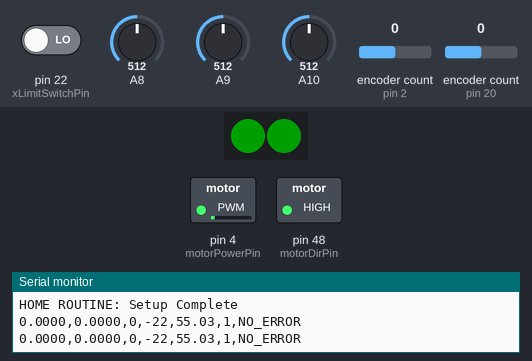
A sketch run on a simulated Arduino Mega 2560, built with avr-gcc and run on an emulated ATmega2560. On the bench: 2 RGB LEDs in strip order, left to right, switched loads named in the sketch (green lamp = pin HIGH), the last lines printed to the serial monitor. The inputs (shaded band) are chosen by the test bench; at power-on: A8 = 512, pin 22 (xLimitSwitchPin) LOW, A9 = 512, A10 = 512, encoder count (sensors on pin 2, pin 20) 0. Dim RGB values are drawn brighter than linear.

Above: at 3.7 s.
3.8 s: A8 set to 883
6.8 s: A8 set to 912
At 8.2 s:
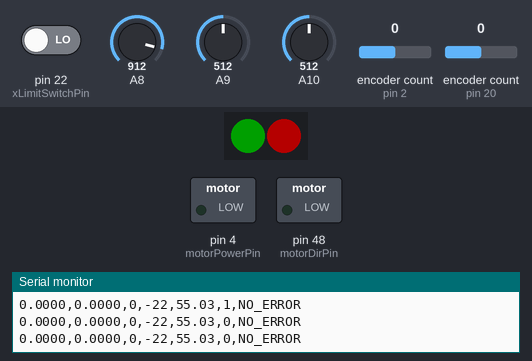
At 33.8 s:
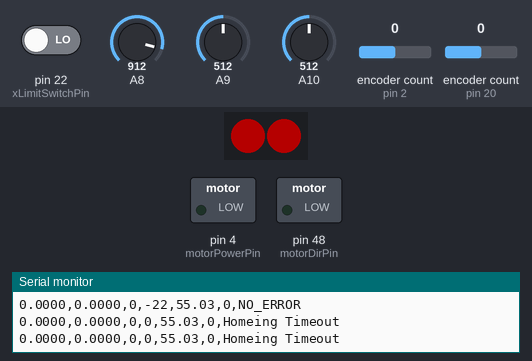
Timing chart, 0 to 34.1 s (numbered marks = the images above; inputs shaded):
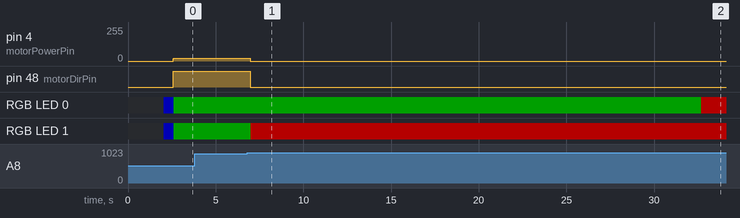

The sketch:

OOPen.ino
```cpp
// (licence header left out)
#include "Metro.h"
#include "HardwareInterface.h"
#include "SystemState.h"
#include "PassiveDiagnostic.h"
#include "Motor.h"
#include "SerialInterface.h"
#include "SineRoutine.h"
#include "UISineRoutine.h"
#include "PenEnums.h"
#include "MemoryManager.h"
#include "SystemTest.h"
#include "CNC.h"
#include <Encoder.h>
#include "NestedPID.h"
#include "HomeRoutine.h"
#include "AnalogInterface.h"

Encoder  xEnc(2, 3);
Encoder  thetaEnc(20, 21);
/*
** Reset Cpu Overload Count
*/
int Metro::cpuOverloadCount = 0;

/*
** TRUE: Maintain task schedule, poor scheduling will cause 1202 alarm
** FALSE: Maintain constant dt, schedule will rearrange to fill dead time
*/
bool Metro::clockCatchUp = 0;

/*
** Routine Selection and Tracking
*/
int routineNumber = IDLE;
int previousRoutine = CNC_ROUTINE;

/*
** Declare Update Rates
*/
int stateUpdateTime  =  10;
int serialUpdateTime = 700;
int analogUIUpdateTime = 200;

bool HomeOnce = false;

/*
** New-up Pendulum Objects
*/
MemoryManager *ptrMemoryManager     = new MemoryManager();

//ptrMemoryManager->registerParameter("stateUpdateTime", &stateUpdateTime);
//ptrMemoryManager->registerParameter("serialUpdateTime", &serialUpdateTime);

HardwareInterface *ptrHardware      = new HardwareInterface(ptrMemoryManager);
SystemState *ptrPenState            = new SystemState(stateUpdateTime, ptrHardware, ptrMemoryManager);
SerialInterface *ptrSerialInterface = new SerialInterface(serialUpdateTime, ptrPenState, &routineNumber, ptrMemoryManager);
PassiveDiagnostic *ptrDiagnostic    = new PassiveDiagnostic(stateUpdateTime, ptrHardware, ptrPenState, ptrMemoryManager);
Motor *ptrActuator                  = new Motor(stateUpdateTime, ptrHardware, ptrPenState, ptrMemoryManager);

AnalogInterface *ptrAnalogInterface = new AnalogInterface(analogUIUpdateTime, ptrPenState, &routineNumber, ptrMemoryManager, ptrHardware);
SineRoutine *ptrSinRoutine          = new SineRoutine(stateUpdateTime, ptrDiagnostic, ptrHardware, ptrPenState, ptrMemoryManager);
UISineRoutine *ptrUISinRoutine      = new UISineRoutine(stateUpdateTime, ptrPenState, ptrDiagnostic);
SystemTest *ptrSystemTest           = new SystemTest(ptrMemoryManager);
CNC *ptrCNCOperator                 = new CNC(stateUpdateTime, ptrDiagnostic, ptrHardware, ptrPenState, ptrMemoryManager);
NestedPID *ptrNestedPID             = new NestedPID(stateUpdateTime, ptrDiagnostic, ptrHardware, ptrPenState, ptrMemoryManager);
HomeRoutine *ptrHomeRoutine         = new HomeRoutine(stateUpdateTime, ptrDiagnostic, ptrHardware, ptrPenState, ptrMemoryManager);

Metro encoderUpdateTime             =     Metro(stateUpdateTime);


/*
** Configure Pins, Start Serial Interface (Do not wait for serial, there are kids to teach!)
*/
void setup()
{
    digitalWrite(13, HIGH);
    delay(2000);
    digitalWrite(13, LOW);

    /*
    ** Order matters. ptrMemoryManager setup must be last.
    */
    ptrSerialInterface->setup();
    ptrHardware->setup();

    ptrAnalogInterface->setup();

    /*
    ** Parameter Registration Must Stop
    */
    ptrMemoryManager->setup();

    Serial.println(F("------ OOPEN OPERATIONAL, STARTING LOOP ------"));

}
/*
** Computer Cycle
*/
void loop()
{
    /*
    ** Loop time is updated once per loop if no
    ** subroutines execute. If a do stuff method
    ** executes, it will update the loop time after
    ** completion.
    */

    unsigned long loopTime = millis();

    /*
    ** Convert Encoder Data into position, velocity, and acceleration
    */
    if(0 < ptrPenState->_timeKeeper.check(loopTime))
    {
       ptrPenState->setEncX(xEnc.read());
       ptrPenState->setEncTheta(thetaEnc.read());
       ptrPenState->doStuff(loopTime);
       loopTime = millis();
    }


    /*
    ** Interpret Serial Commands
    */
    ptrSerialInterface->read(loopTime);

    /*
    ** Interpret Knobs and Dials
    */
    ptrAnalogInterface->read(loopTime);


    /*
    ** Home at startup
    */
    if(!(ptrPenState->getGoodX()) && (!HomeOnce))
    {
      routineNumber = HOME_ROUTINE;
      HomeOnce = true;
    }


    /*
    ** Select Movement Routine
    */
    switch(routineNumber)
    {
    case IDLE:
        if(routineNumber != previousRoutine)
        {
            Serial.println("System In Idle");
            previousRoutine = routineNumber;
            ptrPenState->setCmd(0);
            ptrPenState->setMotorEnabled(false);
            ptrPenState->enableErrorReporting();
        }

        // Do Nothing
        break;

    case SINE_WAVE:

        if(routineNumber != previousRoutine)
        {
            Serial.println("Sine Wave Routine");
            ptrSinRoutine->setup();
            previousRoutine = routineNumber;
            ptrPenState->enableErrorReporting();
        }
        ptrSinRoutine->doStuff();
        break;

    case UI_SINE_WAVE:
        if(routineNumber != previousRoutine)
        {
            Serial.println("UI Sine Wave Routine");
            ptrUISinRoutine->setup();
            previousRoutine = routineNumber;
            ptrPenState->enableErrorReporting();
        }
        ptrUISinRoutine->doStuff();
        break;

    case SYSTEM_TEST:
        if(routineNumber != previousRoutine)
        {
            Serial.println("SYSTEM TEST");
            ptrPenState->disableErrorReporting();
            previousRoutine = routineNumber;
        }
        ptrSystemTest->doStuff();
        break;

    case CNC_ROUTINE:
        if(routineNumber != previousRoutine)
        {
            Serial.println("CNC Routine");
            previousRoutine = routineNumber;
            ptrPenState->enableErrorReporting();
            ptrCNCOperator->setup();
        }
        ptrCNCOperator->doStuff();
        break;

    case NESTEDPID_ROUTINE:
        if(routineNumber != previousRoutine)
        {
            Serial.println("Nested PID Routine");
            previousRoutine = routineNumber;
            ptrPenState->enableErrorReporting();
            ptrNestedPID->setup();
        }
        ptrNestedPID->doStuff(loopTime);
        break;
    case HOME_ROUTINE:
        if(routineNumber != previousRoutine)
        {
            Serial.println("Home Routine");
            previousRoutine = routineNumber;
            ptrPenState->enableErrorReporting();
            ptrHomeRoutine->setup();
        }
        ptrHomeRoutine->doStuff();

        /*
        ** Nested PID after homeing
        */
        if(ptrPenState->getGoodX())
        {
          routineNumber = NESTEDPID_ROUTINE;
        }
        break;

    default:
        ptrPenState->reportError(CODE_ERROR, "Bad Routine Switch");
        break;
    }

    /*
    ** Observe States, Check for issues
    */
    ptrDiagnostic->doStuff(loopTime);

    /*
    ** Move Actuator
    */
    ptrActuator->doStuff(loopTime);

    /*
    ** Write To UIs
    */
    ptrSerialInterface->write(loopTime);
    ptrAnalogInterface->write(loopTime);
}
```

AnalogInterface.cpp
```cpp
// (licence header left out)
#if defined(ARDUINO) && ARDUINO >= 100
#include "Arduino.h"
#else
#include "WProgram.h"
#endif
#include "AnalogInterface.h"


AnalogInterface::AnalogInterface(unsigned long updateInterval, SystemState *state, int *majorMode, MemoryManager *ptrMemoryManager, HardwareInterface* ptrHardware)
{
    _timeKeeperRead = Metro(updateInterval);
    _timeKeeperWrite = Metro(updateInterval);
    _state = state;
    _majorMode = majorMode;
    _ptrMemoryManager = ptrMemoryManager;
    _ptrHardware = ptrHardware;
    _switchState = 0;
    _oldrightPot = 0;

}

AnalogInterface::setup()
{

    FastLED.addLeds<WS2811, A11, GRB>(_leds, 2);
 	FastLED.setBrightness(  64 );

 	pinMode(A10,INPUT);
 	pinMode(A9,INPUT);
 	pinMode(A8,INPUT);

    _leds[0] = CRGB::Blue;
    _leds[1] = CRGB::Blue;

    FastLED.show();

    Serial.println(F("ANALOG INTERFACE: Setup Starting"));
    Serial.println(F("ANALOG INTERFACE: Setup Complete"));

}

AnalogInterface::write(unsigned long &time)
{
    if(0 < _timeKeeperWrite.check(time))
    {
    	/*
    	** Do Stuff
    	*/
    	if(_state->getMotorEnabled())
    	{
    		_leds[1] = CRGB::Green;

    	} else {
    		_leds[1] = CRGB::Red;
    	}

    	if(NEUTRAL_ERROR < _state->getError() )
    	{
    		_leds[0] = CRGB::Red;
    	} else if (NO_ERROR < _state->getError())
    	{
    		_leds[0] = CRGB::Yellow;

    	} else
    	{
    		_leds[0] = CRGB::Green;
    	}

    	FastLED.show();

    	/*
        ** Update loop time
        */
        time = millis();
    }

}

AnalogInterface::read(unsigned long &time)
{
    if(0 < _timeKeeperRead.check(time) )
    {
    	/*
    	** SISO Digital Pins
    	*/
    	// for(int i = 0; i < _numSisoDigPins; i++)
    	// {
    	// 	bool pinState = _ptrHardware->readDigitalPin(ListOfPins[i])
    	// 	if(PIN_ERROR == pinState)
    	// 	{
    	// 		_state->reportError(UI_ERROR, F("Invalid Pin Setup"));
    	// 	}

    	// 	switch(ListOfPins[i])
    	// 	{

    	// 	}

  //  	}

    	/*
    	** SISO Analog Pins
    	*/
    	//Pot Right
    	int rightPot = analogRead(A10);

    	if(rightPot != _oldrightPot)
    	{
    		_oldrightPot = rightPot;
    		float newXRef = 60.0*rightPot/1023.0 + 55.0 - 30.0;
    		//_ptrMemoryManager->changeParameter("XREF", newXRef);
    		_state->_printThis = newXRef;

    	}

    	//Pot Left
    	int leftPot = analogRead(A9);

    	//Switch
    	int switchVal = analogRead(A8);

    	//Left State
    	if(switchVal < 10)
    	{
    		_state->setMotorEnabled(true);
    		_switchState = 1;

    	} else if(switchVal > 900) // Middle State
    	{
    		_state->setMotorEnabled(false);
    		_switchState = 2;

    	} else //Right State
    	{
    		if(_switchState != 3)
    		{
    			_switchState = 3;
    			_state->setMotorEnabled(false);
    			_state->zeroTheta();
    		}


    	}

    	/*
    	** Multiplexed Pins
    	*/


        /*
        ** Update loop time
        */
        time = millis();

    }

}
```

AnalogInterface.h
```cpp
// (licence header left out)
#ifndef AnalogInterface_h
#define AnalogInterface_h

#include "Metro.h"
#include "SystemState.h"
#include <string.h>

#include "utility.h"
#include "PenEnums.h"
#include "MemoryManager.h"
#include "HardwareInterface.h"
#include <FastLED.h>

class AnalogInterface
{

public:
    AnalogInterface(unsigned long updateInterval, SystemState *state, int *majorMode, MemoryManager *ptrMemoryManager, HardwareInterface *ptrHardware);
    setup(void);
    read(unsigned long &time);
    write(unsigned long &time);


private:

    Metro _timeKeeperRead, _timeKeeperWrite;
    SystemState *_state;
    MemoryManager *_ptrMemoryManager;

    int *_majorMode;
    HardwareInterface *_ptrHardware;
    int _switchState;
    int _oldrightPot;
    CRGB _leds[2];

};

#endif
```

CNC.cpp
```cpp
// (licence header left out)
#if defined(ARDUINO) && ARDUINO >= 100
#include "Arduino.h"
#else
#include "WProgram.h"
#endif
#include "CNC.h"


CNC::setup()
{
    /*
    ** Start with motor turned on.  No waiting, just go.
    */
    _ptrState->setCmd(0);
    _ptrState->setMotorEnabled(true);
    _gotoXPos = _ptrState->getX();

    /*
    ** Do not monitor for faults.
    ** I have this dissabled just for motor testing off the device
    ** At least xlimit protections should be used for control schemes.
    */
    _ptrDiagnostic->DisableAll();
    _ptrDiagnostic->EnableCollisionDetection();

    _startTime = 0;
}

CNC::doStuff()
{
    if(0 < _timeKeeper.check())
    {
        /*
        ** Distance Command Recieved, closed loop move distance;
        */
        if(0.001 < abs(_ptrState->getX() - _gotoXPos))
        {

            //BANG BANG
            // Are we there yet?
            if( _walkingMovePrecision > abs(_ptrState->getX() - _gotoXPos) )
            {
                _moving = false;
                _ptrState->setCmd(0);
            }
            // Have we even started
            else if(!_moving)
            {
                if(0 < (_ptrState->getX() - _gotoXPos) )
                {
                    _ptrState->setCmd(-_walkSpeed);
                }
                else
                {
                    _ptrState->setCmd(_walkSpeed);
                }
                _ptrState->setMotorEnabled(true);
                _moving = true;
            }
            // Wait
            else
            {
                if(0 < (_ptrState->getX() - _gotoXPos) )
                {
                    _ptrState->setCmd(-_walkSpeed);
                }
                else
                {
                    _ptrState->setCmd(_walkSpeed);
                }
            }

            //Parabolic
            // float positionError = _ptrState->getX() - _gotoXPos;

            // // Position Dead Band
            // if( _walkingMovePrecision < abs(positionError) )
            // {
            //   float targetRate = sign(positionError)*_kParabolicCNCRateGain1*sqrt(abs(positionError));
            //   float rateError = _ptrState->getXdot()-targetRate;
            //   _ptrState->setCmd((int)(rateError*_kParabolicCNCRateGain2));
            // }
            // // Wait
            // else
            // {
            //     _ptrState->setCmd(0);
            // }


        }
        /*
        ** Time Command Recieved
        */
        else if(0.001 < abs(_moveXTime))
        {
            /*
            ** Start the timer
            */
            if(_startTime == 0)
            {
                _startTime = millis();
            }
            /*
            ** Move while its not time yet.
            */
            if((millis() - _startTime) < abs(_moveXTime))
            {
                // Positive X for positive time
                if(0 < _moveXTime )
                {
                    _ptrState->setCmd(_walkSpeed);
                }
                else
                {
                    _ptrState->setCmd(-_walkSpeed);
                }
            }
            // Timer has expired
            else
            {
                _startTime =  0;
                _moveXTime =  0;
                _ptrState->setCmd(0);
            }
        }

        /*
        ** Check for illegal Cmds
        */
        if(_gotoXPos < _ptrDiagnostic->_xLimit[0])
        {
            _gotoXPos = _ptrDiagnostic->_xLimit[0];
        }
        else if(_gotoXPos > _ptrDiagnostic->_xLimit[1])
        {
            _gotoXPos = _ptrDiagnostic->_xLimit[1];
        }
    }
}
```

CNC.h
```cpp
// (licence header left out)
#ifndef CNC_h
#define CNC_h

#include "Controller.h"
#include "utility.h"

class CNC : public Controller
{

public:
    CNC(unsigned long UpdateInterval, PassiveDiagnostic *ptrDiagnostic, HardwareInterface *ptrHardware, SystemState *ptrState, MemoryManager *ptrMemoryManager) :
        Controller(UpdateInterval, ptrDiagnostic, ptrHardware, ptrState, ptrMemoryManager)
    {
        _gotoXPos      = 0.0; // cm
        _moveXTime     = 0; // ms
        _zeroX         = 0;
        _jogSpeed      = 90;
        _walkSpeed     = 60;
        _moving        = false;
        _walkingMovePrecision = 1.9; // cm
        _kParabolicCNCRateGain1 = -5;
        _kParabolicCNCRateGain2 = -1;

        _ptrMemoryManager->registerParameter("MOVE",   &_gotoXPos);
        _ptrMemoryManager->registerParameter("MOVE_TIME",  &_moveXTime);
        _ptrMemoryManager->registerParameter("ZERO_X",     &_zeroX);
        _ptrMemoryManager->registerParameter("JOG_SPEED",  &_jogSpeed);
        _ptrMemoryManager->registerParameter("WALK_SPEED", &_walkSpeed);
        _ptrMemoryManager->registerParameter("MOVE_PRECISION", &_walkingMovePrecision);
        _ptrMemoryManager->registerParameter("PARCNC_K1", &_kParabolicCNCRateGain1);
        _ptrMemoryManager->registerParameter("PARCNC_K2", &_kParabolicCNCRateGain2);
    }

    doStuff(void);
    setup(void);

private:
    float _gotoXPos, _walkingMovePrecision;
    int   _zeroX, _walkSpeed, _jogSpeed, _moveXTime;
    unsigned long _startTime;
    bool _moving;
    float _kParabolicCNCRateGain1, _kParabolicCNCRateGain2;
};


#endif
```

HardwareInterface.h
```cpp
// (licence header left out)
#ifndef HardwareInterface_h
#define HardwareInterface_h

//#define XENCPIN1 2
//#define XENCPIN2 3

//#define THETAENCPIN1 20
//#define THETAENCPIN2 21

#include "MemoryManager.h"

//int xEncPin1        = 2;
//int xEncPin2        = 3;

//int ThetaEncPin1    = 20;
//int ThetaEncPin2    = 21;

const unsigned int NUM_PINS = 24;

enum pinStates {	PIN_LOW = 0,
              	    PIN_HIGH,
                	PIN_ERROR
                };

enum specPinModes {NOT_FOR_UI = 0,
				   NOT_CONNECTED,
				   AVAILABLE,
				   DIGITAL_SI,
				   DIGITAL_SO,
				   ANALOG_SI,
				   ANALOG_SO
				};

enum pinNames {
	PLUGA_PIN3 = 0,
	PLUGA_PIN4,
	PLUGA_PIN6,
	PLUGA_PIN2,

	PLUGB_PIN3,
	PLUGB_PIN4,
	PLUGB_PIN6,
	PLUGB_PIN2,

	PLUGC_PIN3,
	PLUGC_PIN4,
	PLUGC_PIN6,
	PLUGC_PIN2,

	PLUGD_PIN3,
	PLUGD_PIN4,
	PLUGD_PIN6,
	PLUGD_PIN2,

	PLUGE_PIN3,
	PLUGE_PIN4,
	PLUGE_PIN6,
	PLUGE_PIN2,

	PLUGF_PIN3,
	PLUGF_PIN4,
	PLUGF_PIN6,
	PLUGF_PIN2 };


struct pinStructure
{
	int pinNum;
	int specPinMode;
};

extern pinStructure ListOfPins[NUM_PINS];


class HardwareInterface
{

public:


    /*
    ** Setup Encoders
    */
    //static Encoder xEnc;// xEnc(2, 3);
    //static Encoder thetaEnc;// thetaEnc(20, 21);

    HardwareInterface(MemoryManager *ptrMemoryManager);
    setup(void);
    stop(void);

    double readX(void);
    void writeX(double Xcm);
    double readTheta(void);
    void writeTheta(double Thetadeg);
    void moveMotor(int power);

    bool xLimitSwitch(void);

	int readDigitalPin(unsigned int pin);


    /*
    ** Pins
    */
    int motorDirPin     = 48;
    int motorPowerPin   =  4;

    int xLimitSwitchPin = 22;


private:
    MemoryManager *_ptrMemoryManager;

    float pulse2Xcm, pulse2Thetadeg;

};

#endif
```

Source omitted: HardwareInterface.cpp (5278 bytes), HomeRoutine.cpp (3181 bytes), HomeRoutine.h (1664 bytes), NestedPID.cpp (3263 bytes), NestedPID.h (2889 bytes), PassiveDiagnostic.cpp (7472 bytes), PassiveDiagnostic.h (3125 bytes), PenEnums.h (3124 bytes), SerialInterface.cpp (10652 bytes), SerialInterface.h (1405 bytes), SineRoutine.cpp (1673 bytes), SineRoutine.h (1261 bytes) and 6 more

Measured:
- the behaviour switches between 900 and 901 on A8 (found by bisection; images 0 and 1)
- after the input at 6.8 s, pin 4 (motorPowerPin): 22/255 → 0/255 after 0.18 s instead of 25.8 s; pin 48 (motorDirPin): HIGH → LOW after 0.18 s instead of 25.8 s
